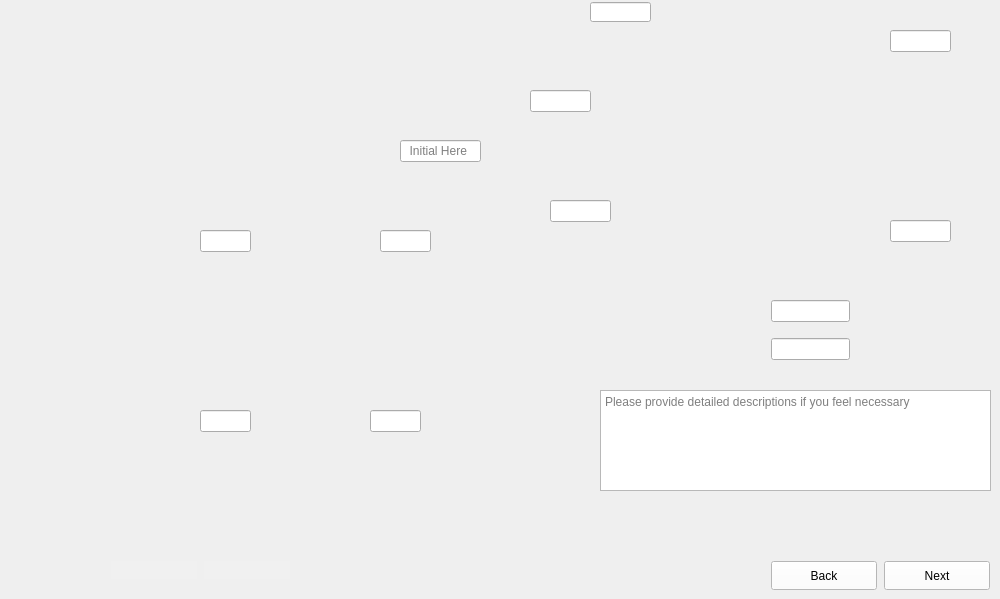
      <widget class="QWidget" name="Lap_First_Epoxy_Fill">
       <property name="maximumSize">
        <size>
         <width>1024</width>
         <height>600</height>
        </size>
       </property>
       <property name="styleSheet">
        <string notr="true">border-image: url(:/images/images/Lap_First_Epoxy_Fill.png);</string>
       </property>
       <widget class="QTextEdit" name="Lap_First_Epoxy_Fill_Comments">
        <property name="geometry">
         <rect>
          <x>600</x>
          <y>390</y>
          <width>391</width>
          <height>101</height>
         </rect>
        </property>
        <property name="styleSheet">
         <string notr="true">border-image:None;</string>
        </property>
        <property name="placeholderText">
         <string>Please provide detailed descriptions if you feel necessary </string>
        </property>
       </widget>
       <widget class="QLineEdit" name="Lap_First_Epoxy_Fill_Data0">
        <property name="geometry">
         <rect>
          <x>400</x>
          <y>140</y>
          <width>81</width>
          <height>22</height>
         </rect>
        </property>
        <property name="styleSheet">
         <string notr="true">border-image:None;</string>
        </property>
        <property name="placeholderText">
         <string>  Initial Here</string>
        </property>
       </widget>
       <widget class="QLineEdit" name="Lap_First_Epoxy_Fill_Data1">
        <property name="geometry">
         <rect>
          <x>200</x>
          <y>230</y>
          <width>51</width>
          <height>22</height>
         </rect>
        </property>
        <property name="styleSheet">
         <string notr="true">border-image:None;</string>
        </property>
       </widget>
       <widget class="QLineEdit" name="Lap_First_Epoxy_Fill_Data2">
        <property name="geometry">
         <rect>
          <x>380</x>
          <y>230</y>
          <width>51</width>
          <height>22</height>
         </rect>
        </property>
        <property name="styleSheet">
         <string notr="true">border-image:None;</string>
        </property>
       </widget>
       <widget class="QLineEdit" name="Lap_First_Epoxy_Fill_Data3">
        <property name="geometry">
         <rect>
          <x>200</x>
          <y>410</y>
          <width>51</width>
          <height>22</height>
         </rect>
        </property>
        <property name="styleSheet">
         <string notr="true">border-image:None;</string>
        </property>
       </widget>
       <widget class="QLineEdit" name="Lap_First_Epoxy_Fill_Data4">
        <property name="geometry">
         <rect>
          <x>370</x>
          <y>410</y>
          <width>51</width>
          <height>22</height>
         </rect>
        </property>
        <property name="styleSheet">
         <string notr="true">border-image:None;</string>
        </property>
       </widget>
       <widget class="QLineEdit" name="Lap_First_Epoxy_Fill_Data5">
        <property name="geometry">
         <rect>
          <x>550</x>
          <y>200</y>
          <width>61</width>
          <height>22</height>
         </rect>
        </property>
        <property name="styleSheet">
         <string notr="true">border-image:None;</string>
        </property>
       </widget>
       <widget class="QLineEdit" name="Lap_First_Epoxy_Fill_Data6">
        <property name="geometry">
         <rect>
          <x>530</x>
          <y>90</y>
          <width>61</width>
          <height>22</height>
         </rect>
        </property>
        <property name="styleSheet">
         <string notr="true">border-image:None;</string>
        </property>
       </widget>
       <widget class="QLineEdit" name="Lap_First_Epoxy_Fill_Data7">
        <property name="geometry">
         <rect>
          <x>590</x>
          <y>2</y>
          <width>61</width>
          <height>20</height>
         </rect>
        </property>
        <property name="styleSheet">
         <string notr="true">border-image:None;</string>
        </property>
       </widget>
       <widget class="QLineEdit" name="Lap_First_Epoxy_Fill_Data_CN1">
        <property name="geometry">
         <rect>
          <x>771</x>
          <y>338</y>
          <width>79</width>
          <height>22</height>
         </rect>
        </property>
        <property name="styleSheet">
         <string notr="true">border-image:None;</string>
        </property>
       </widget>
       <widget class="QLineEdit" name="Lap_First_Epoxy_Fill_Data_CN2">
        <property name="geometry">
         <rect>
          <x>771</x>
          <y>300</y>
          <width>79</width>
          <height>22</height>
         </rect>
        </property>
        <property name="styleSheet">
         <string notr="true">border-image:None;</string>
        </property>
       </widget>
       <widget class="QLineEdit" name="Lap_First_Epoxy_Fill_Data8">
        <property name="geometry">
         <rect>
          <x>890</x>
          <y>30</y>
          <width>61</width>
          <height>22</height>
         </rect>
        </property>
        <property name="styleSheet">
         <string notr="true">border-image:None;</string>
        </property>
       </widget>
       <widget class="QLineEdit" name="Lap_First_Epoxy_Fill_Data9">
        <property name="geometry">
         <rect>
          <x>890</x>
          <y>220</y>
          <width>61</width>
          <height>22</height>
         </rect>
        </property>
        <property name="styleSheet">
         <string notr="true">border-image:None;</string>
        </property>
       </widget>
       <widget class="QPushButton" name="Lap_First_Epoxy_Fill_Back">
        <property name="geometry">
         <rect>
          <x>771</x>
          <y>561</y>
          <width>106</width>
          <height>29</height>
         </rect>
        </property>
        <property name="styleSheet">
         <string notr="true">QPushButton{
background-color: rgb(255, 255, 255);
height: 35px;
border-image:None;
}
QPushButton::hover{
background-color: rgb(0, 0, 255);
}
QPushButton:pressed{
padding-top:7px;
padding-top:7px;
}</string>
        </property>
        <property name="text">
         <string>Back</string>
        </property>
       </widget>
       <widget class="QPushButton" name="Lap_First_Epoxy_Fill_Next">
        <property name="geometry">
         <rect>
          <x>884</x>
          <y>561</y>
          <width>106</width>
          <height>29</height>
         </rect>
        </property>
        <property name="styleSheet">
         <string notr="true">QPushButton{
background-color: rgb(255, 255, 255);
height: 35px;
border-image:None;
}
QPushButton::hover{
background-color: rgb(0, 0, 255);
}
QPushButton:pressed{
padding-top:7px;
padding-top:7px;
}</string>
        </property>
        <property name="text">
         <string>Next</string>
        </property>
       </widget>
       <widget class="QLineEdit" name="Lap_First_Epoxy_Fill_Dates">
        <property name="geometry">
         <rect>
          <x>111</x>
          <y>561</y>
          <width>86</width>
          <height>18</height>
         </rect>
        </property>
        <property name="styleSheet">
         <string notr="true">QLineEdit{
background-color: rgb(240, 240, 240);
border: none;
border-image:None;
}</string>
        </property>
       </widget>
       <widget class="QLineEdit" name="Lap_First_Epoxy_Fill_Initials">
        <property name="geometry">
         <rect>
          <x>204</x>
          <y>561</y>
          <width>86</width>
          <height>18</height>
         </rect>
        </property>
        <property name="styleSheet">
         <string notr="true">QLineEdit{
background-color: rgb(240, 240, 240);
border: none;
border-image:None;
}</string>
        </property>
       </widget>
      </widget>
